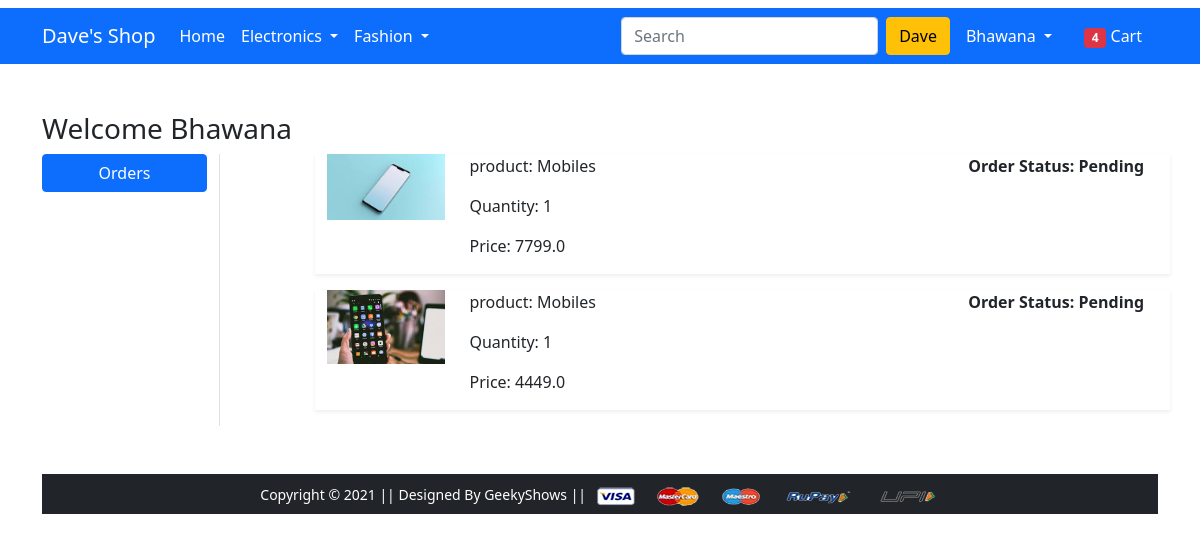
Before: /orders/ (signed in) with the older database file.
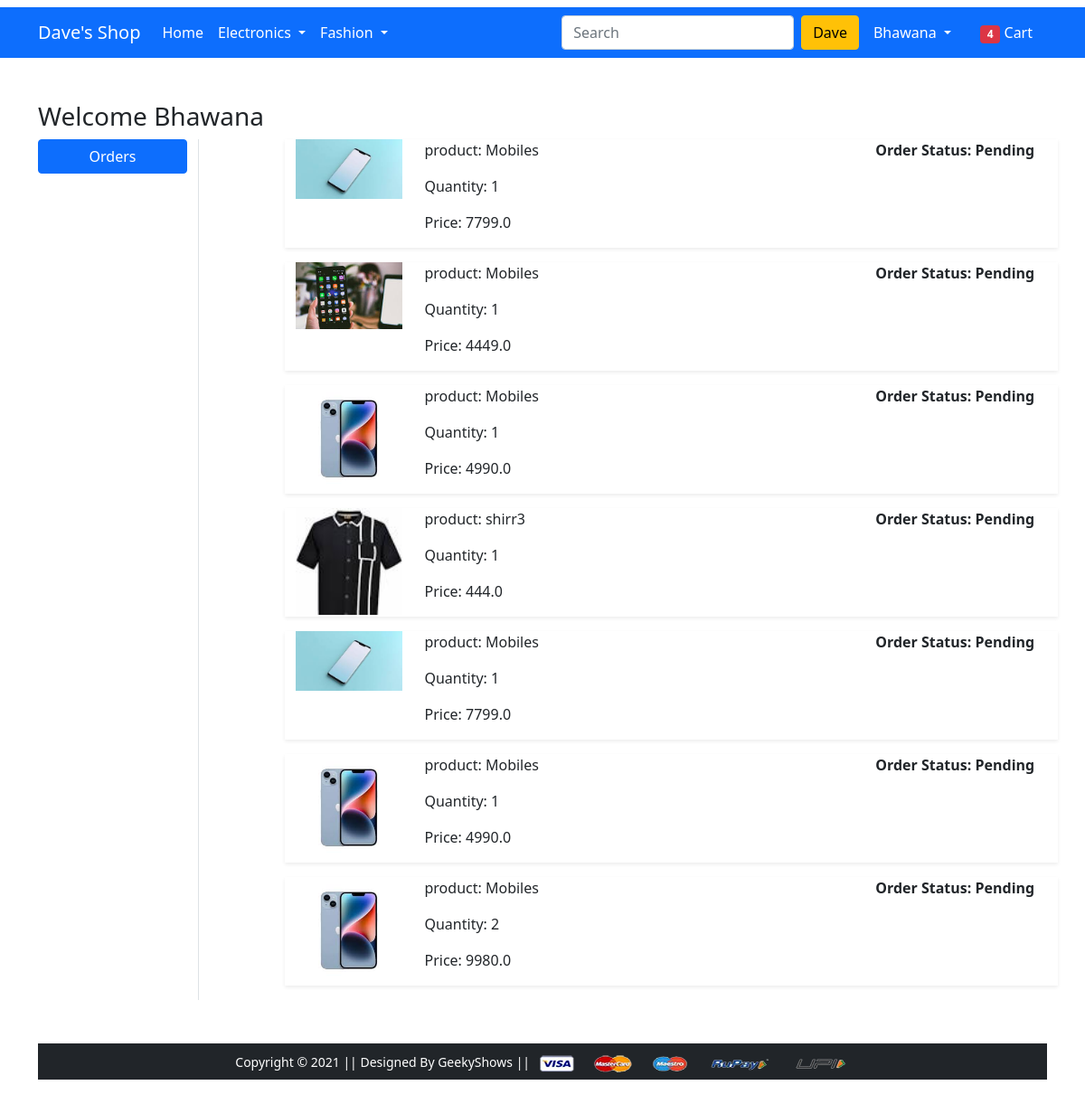
After: the same page with the newer database file.
### shop/models.py (models this page shows, shortened)
class OrderPlaced(models.Model):
    user = models.ForeignKey(User,on_delete=models.CASCADE)
    customer = models.ForeignKey(Customer,on_delete=models.CASCADE)
    product = models.ForeignKey(Product,on_delete=models.CASCADE)
    quantity = models.PositiveIntegerField(default=1)
    ordered_date= models.DateTimeField(auto_now_add=True)
    status = models.CharField(max_length=50,choices=STATUS_CHOICES,default='Pending')
    @property
    def total_cost(self):
        return self.quantity * self.product.discounted_price

class Product(models.Model):
    title = models.CharField(max_length=100)
    selling_price = models.FloatField()
    discounted_price=models.FloatField()
    description = models.TextField()
    brand= models.CharField(max_length=100)
    category=models.CharField(choices=CATEGORY_CHOICES,max_length=2)
    product_image=models.ImageField(upload_to='productimg')

### shop/views.py (the view)
# urls.py: path('orders/',views.orders,name='orders'),
@login_required
def orders(request):
    op = OrderPlaced.objects.filter(user=request.user)
    return render(request,'shop/orders.html',{'order_placed':op})

### shop/templates/shop/orders.html (shortened to what this page needs)
{% extends 'shop/base.html' %}
{% load static %}
{% block main-content %}
<div class="container my-5">
 <div class="row">
 <h3>Welcome <span class="text-capitalize">{{request.user }}</span></h3>
  <div class="col-sm-2 border-end">
   <ul class="list-unstyled">
    <li class="d-grid"><a href="{% url 'orders' %}" class="btn btn-primary">Orders</a></li>
   </ul>
  </div>
  <div class="col-sm-9 offset-sm-1">
    {% for op in order_placed %}
     <div class="row shadow-sm mb-3">
    <div class="col-sm-2">
        <img src="{{op.product.product_image.url}}" alt="" srcset=" " class="img-fluid" height="150" width="150">
    </div>
    <div class="col-sm-7">
        <p>product: {{op.product.title}}</p>
        <p>Quantity: {{op.quantity}}</p>
        <p>Price: {{op.total_cost}}</p>
    </div>
   <div class="col-sm-3 fw-bold">
    <p>Order Status: {{op.status}}</p>
   </div>
  </div>
  {% endfor %}
 </div>
</div>
{% endblock main-content %}

### shop/templates/shop/base.html (shortened to what this page needs)
<!DOCTYPE html>
{% load static %}
<html lang="en">
<head>
    <link href="https://cdn.jsdelivr.net/npm/bootstrap@5.0.0-beta1/dist/css/bootstrap.min.css" rel="stylesheet">
    <link rel="stylesheet" href="{% static 'shop/css/owl.carousel.min.css' %}">
    <link rel="stylesheet" href="{% static 'shop/css/all.min.css' %}">
    <link rel="stylesheet" href="{% static 'shop/css/style.css' %}">
</head>
<body>
    <nav class="navbar navbar-expand-lg navbar-dark bg-primary">
     <div class="container">
       <a class="navbar-brand" href="/">Dave's Shop</a>
       <div class="collapse navbar-collapse" id="navbarSupportedContent">
         <ul class="navbar-nav me-auto mb-2 mb-lg-0">
           <li class="nav-item">
             <a class="nav-link active" aria-current="page" href="/">Home</a>
           </li>
           <li class="nav-item dropdown">
             <a class="nav-link dropdown-toggle text-white" href="#" id="electronicsDropdown" role="button" data-bs-toggle="dropdown" aria-expanded="false">
               Electronics
             </a>
           </li>
           <li class="nav-item dropdown">
             <a class="nav-link dropdown-toggle text-white" href="#" id="fashionDropdown" role="button" data-bs-toggle="dropdown" aria-expanded="false">
               Fashion
             </a>
           </li>
         </ul>
         <form class="d-flex">
           <input class="form-control me-2" type="search" placeholder="Search" aria-label="Search">
           <button class="btn btn-warning" type="submit">Dave</button>
         </form>
         <div>
          <ul class="navbar-nav me-auto mb-2 mb-lg-0">
           {% if request.user.is_authenticated %}
           <li class="nav-item dropdown mx-2">
              <a class="nav-link dropdown-toggle text-white" href="#" id="profileDropdown" role="button" data-bs-toggle="dropdown" aria-expanded="false">
               {{request.user.username|capfirst}}
              </a>
            </li>
            <li class="nav-item mx-2">
             <a href="{% url 'showcart' %}" class="nav-link text-white"><span class="badge bg-danger">4</span> Cart </a>
            </li>
            {% endif %}
          </ul>
         </div>
       </div>
     </div>
    </nav>
    {% block main-content %} {% endblock main-content %}
    <footer class="container-fluid bg-dark text-center p-2 mt-5">
        <small class="text-white">Copyright &copy; 2021 || Designed By GeekyShows || </small>
        <img src="{% static 'shop/images/payment.png' %}" alt="" srcset="" class="img-fluid" height="2px">
    </footer>
</body>
</html>

Changed rows visible on the page:
added OrderPlaced: product.product_image (picture), product "Mobiles", quantity "1", total_cost "4990.0", status "Pending"
added OrderPlaced: product.product_image (picture), product "shirr3", quantity "1", total_cost "444.0", status "Pending"
added OrderPlaced: product.product_image (picture), product "Mobiles", quantity "1", total_cost "7799.0", status "Pending"
added OrderPlaced: product.product_image (picture), product "Mobiles", quantity "1", total_cost "4990.0", status "Pending"
added OrderPlaced: product.product_image (picture), product "Mobiles", quantity "2", total_cost "9980.0", status "Pending"
